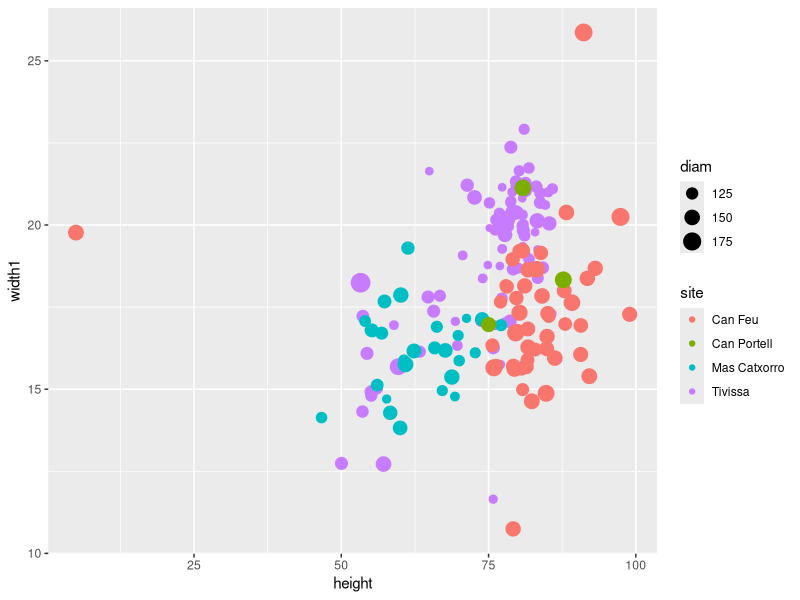
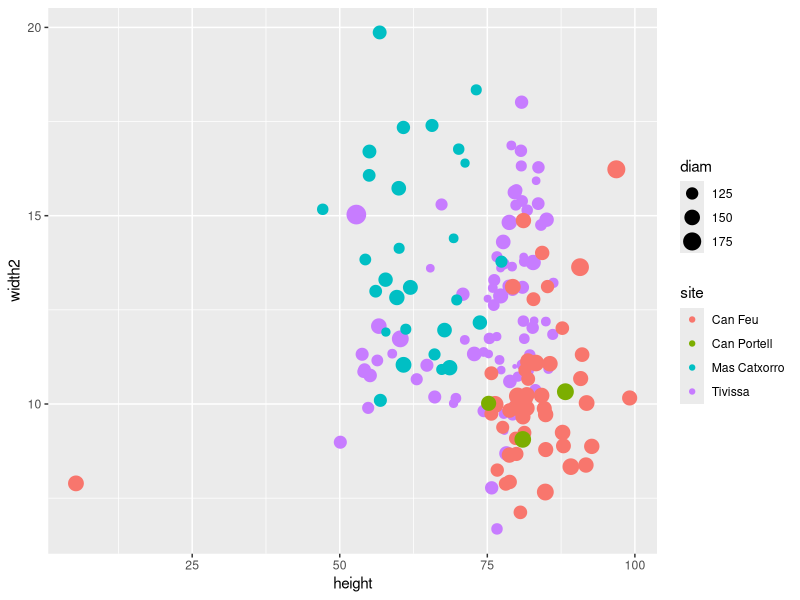
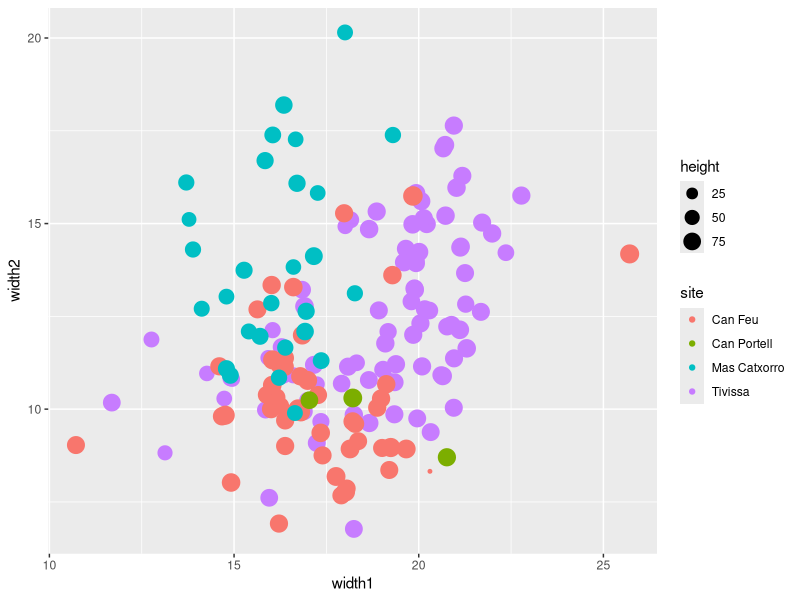
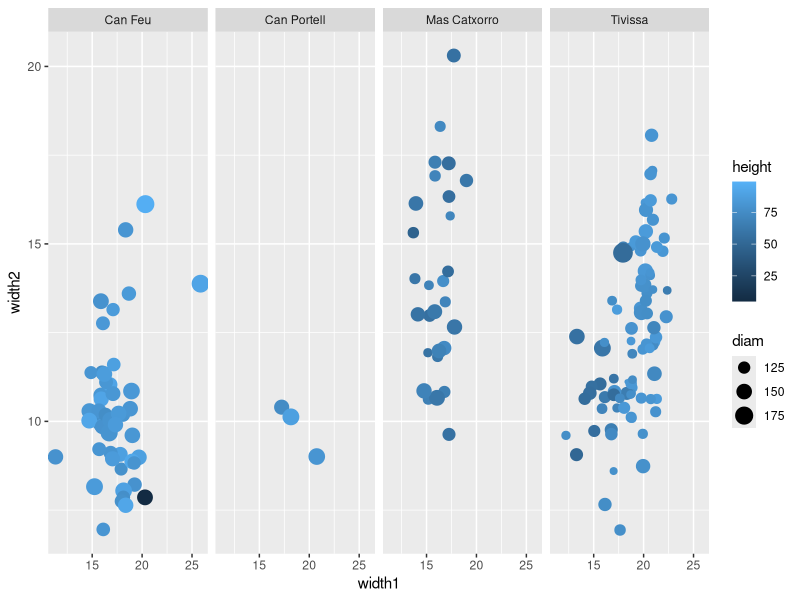
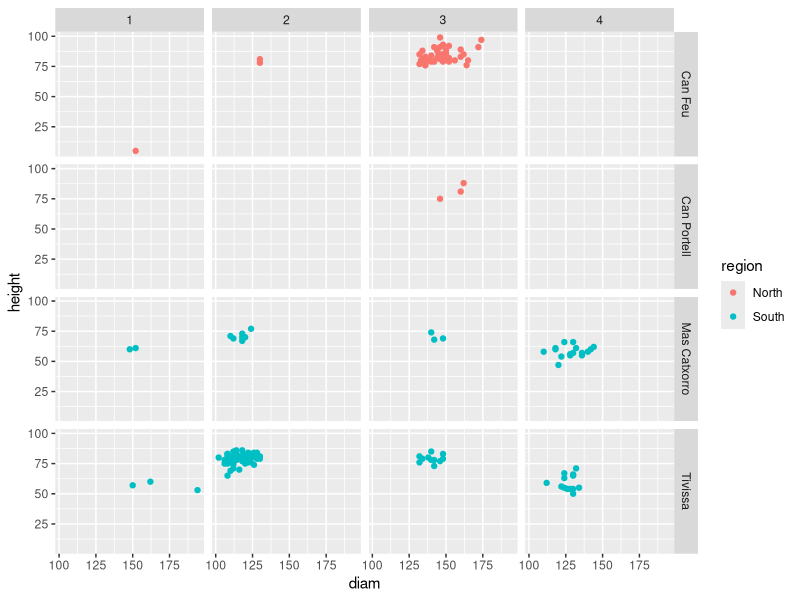
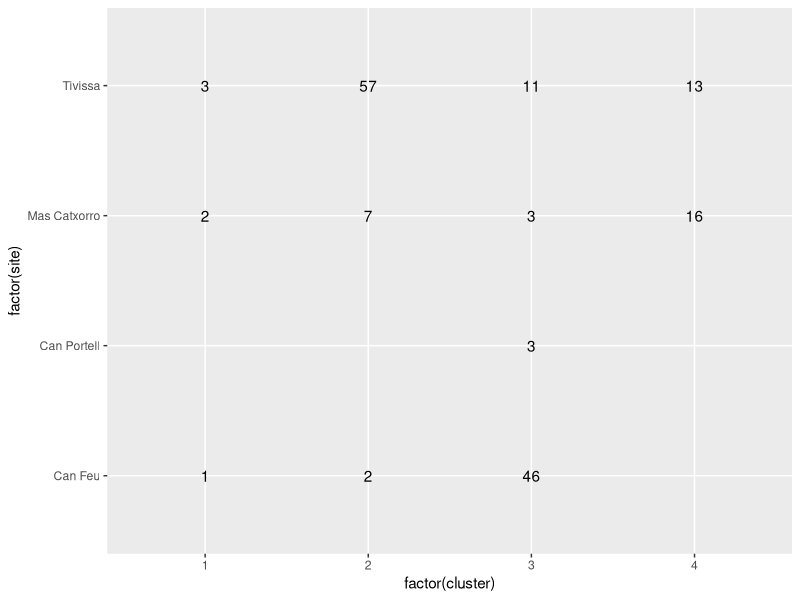
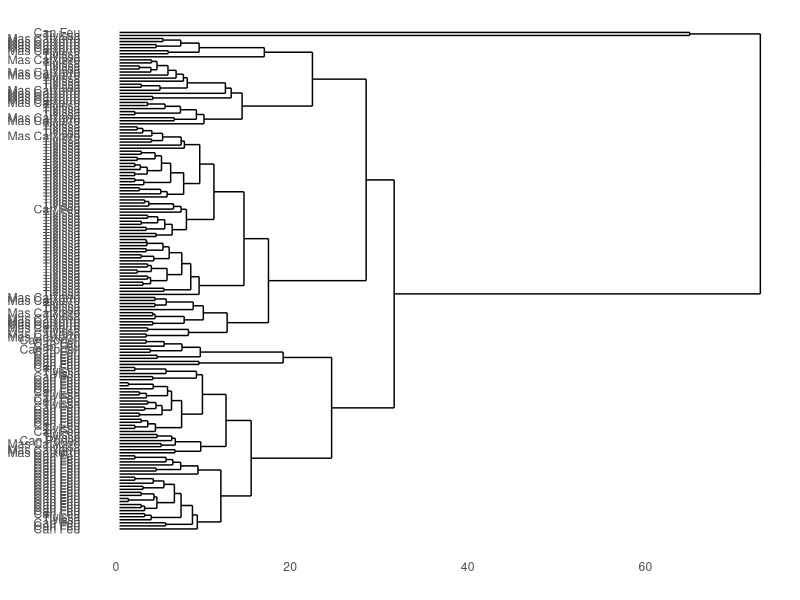
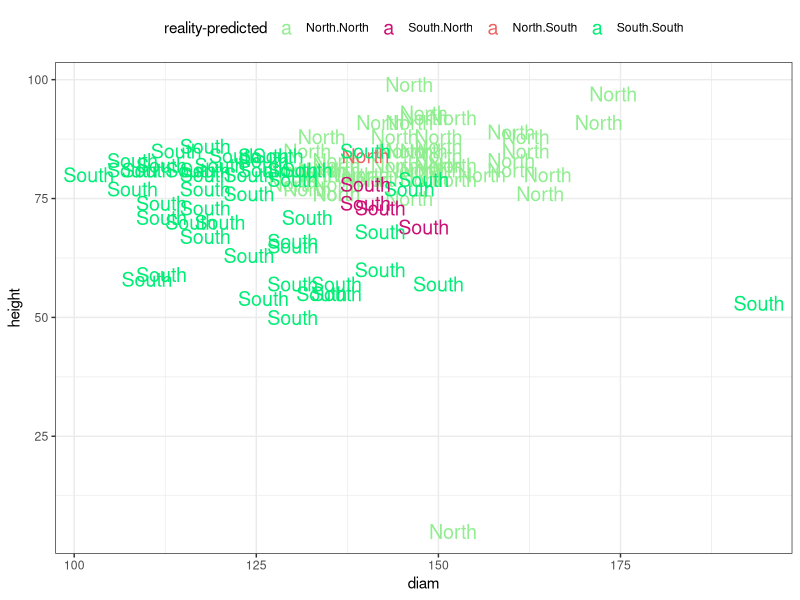

Here is the R script that generated these plots, in order: (Note: this script raises an error after producing the figures.)

# Replication of analysis developed by Antonio Aguilera in: 
# "ANÁLISIS MULTIVARIABLE: UNA NUEVA VÍA PARA LA CARACTERIZACIÓN CERÁMICA", Pyranae, 29, 1998, 117-134

library(ggplot2)
library(ggdendro)
library(gridExtra)
library(plyr)

# PASCUAL1 ANALYSIS

amph <- read.csv('pascual1.csv', sep=";", header=T)

# Some EDA

ggplot(amph, aes(x=height, y=width1, size=diam, color=site)) + geom_jitter()
ggplot(amph, aes(x=height, y=width2, size=diam, color=site)) + geom_jitter()
ggplot(amph, aes(x=width1, y=width2, size=height, color=site)) + geom_jitter()
ggplot(amph, aes(x=width1, y=width2, size=diam, color=height)) + geom_jitter() + facet_grid(~site)

##################### K-MEANS    
measures <- amph[,5:8]
row.names(measures) <- amph$id

numGroups = 4

myKMeans <- kmeans(measures,numGroups)

amphKMean <- amph
amphKMean$cluster <- myKMeans$cluster

# plot differences
svg('kmeans_1.svg', width=7, height=6)
ggplot(amphKMean, aes(x=diam, y=height, colour=region)) + geom_point() + facet_grid(site~cluster)
dev.off()

# compute 16 groups (4 sites x 4 clusters)
amphKMeanCount <- count(amphKMean, vars=c('site','cluster'))

svg('kmeans_2.svg')
ggplot(amphKMeanCount, aes(y=factor(site), x=factor(cluster), label=freq)) + geom_text()
dev.off()

################### CLUSTERING WITH UPGMA

# create a dissimilarity matrix
distMeasures <- dist(measures)


# UPGMA is also called average
amphClust <- hclust(distMeasures, method="average")
amphClust$labels <- amph$site 

svg('hclust.svg', width=14, height=18)
ggdendrogram(amphClust, rotate=T, size=4)
dev.off()


############ Discriminant Analysis
library(MASS)

# random sample 52 from each region        
sampleSize = 52
nAmph <- subset(amph, region=="North")
n <- nAmph[sample(nrow(nAmph), sampleSize),]
sAmph <- subset(amph, region=="South")
s <- sAmph[sample(nrow(sAmph), sampleSize),]
amphSample <- rbind(n,s)

amphDA <- qda(region~height+width1+width2+diam, data=amphSample, prior=c(1,1)/2)

predQda <- predict(amphDA)

amphSample$probNorth <- predQda$posterior[,"North"]
amphSample$probSouth <- predQda$posterior[,"South"]
amphSample$class <- predQda$class

svg('da.svg', width=10, height=10)
ggplot(amphSample, aes(x=diam, y=height, col=interaction(region,class), label=region)) + geom_text(size=5) + theme_bw() + theme(legend.position="top") + scale_colour_manual(values=c("palegreen2", "deeppink3", "indianred2", "springgreen2"), name="reality-predicted")
dev.off()    

# confusion matrix
library(caret)

confusionMatrix(amphSample$class, amphSample$region)

# all data!

predAll <- predict(amphDA, amph)
amph$probNorth <- predAll$posterior[,"North"]
amph$probSouth <- predAll$posterior[,"South"]
amph$class <- predAll$class

svg('da_final.svg', width=10, height=10)
ggplot(amph, aes(x=diam, y=height, col=interaction(region,class), label=region)) + geom_text(size=5) + theme_bw() + theme(legend.position="top") + scale_colour_manual(values=c("palegreen2", "deeppink3", "indianred2", "springgreen2"), name="reality-predicted")
dev.off()

confusionMatrix(amph$class, amph$region)
